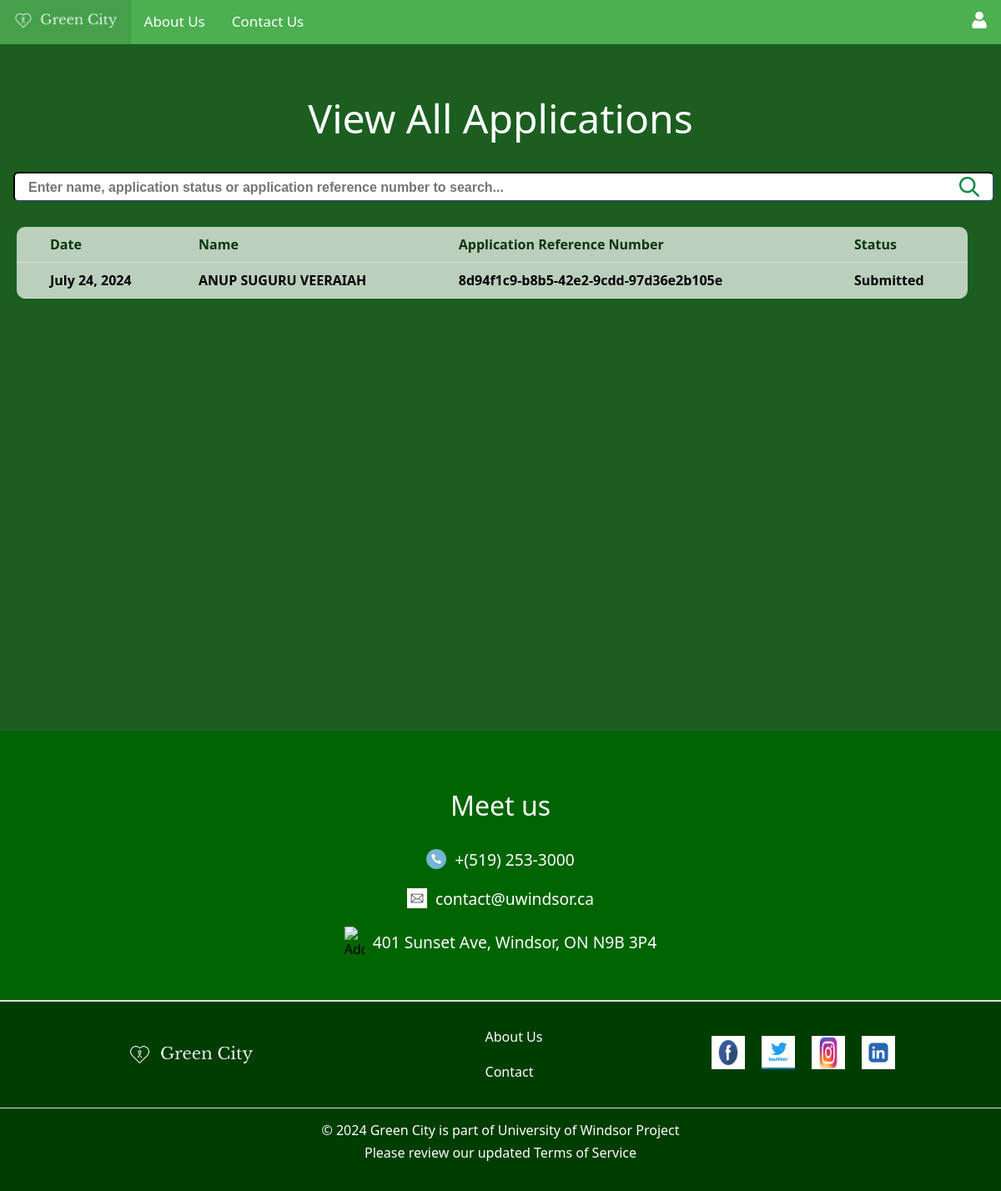
The page /view_all_applications (signed in) on the database as committed earlier.
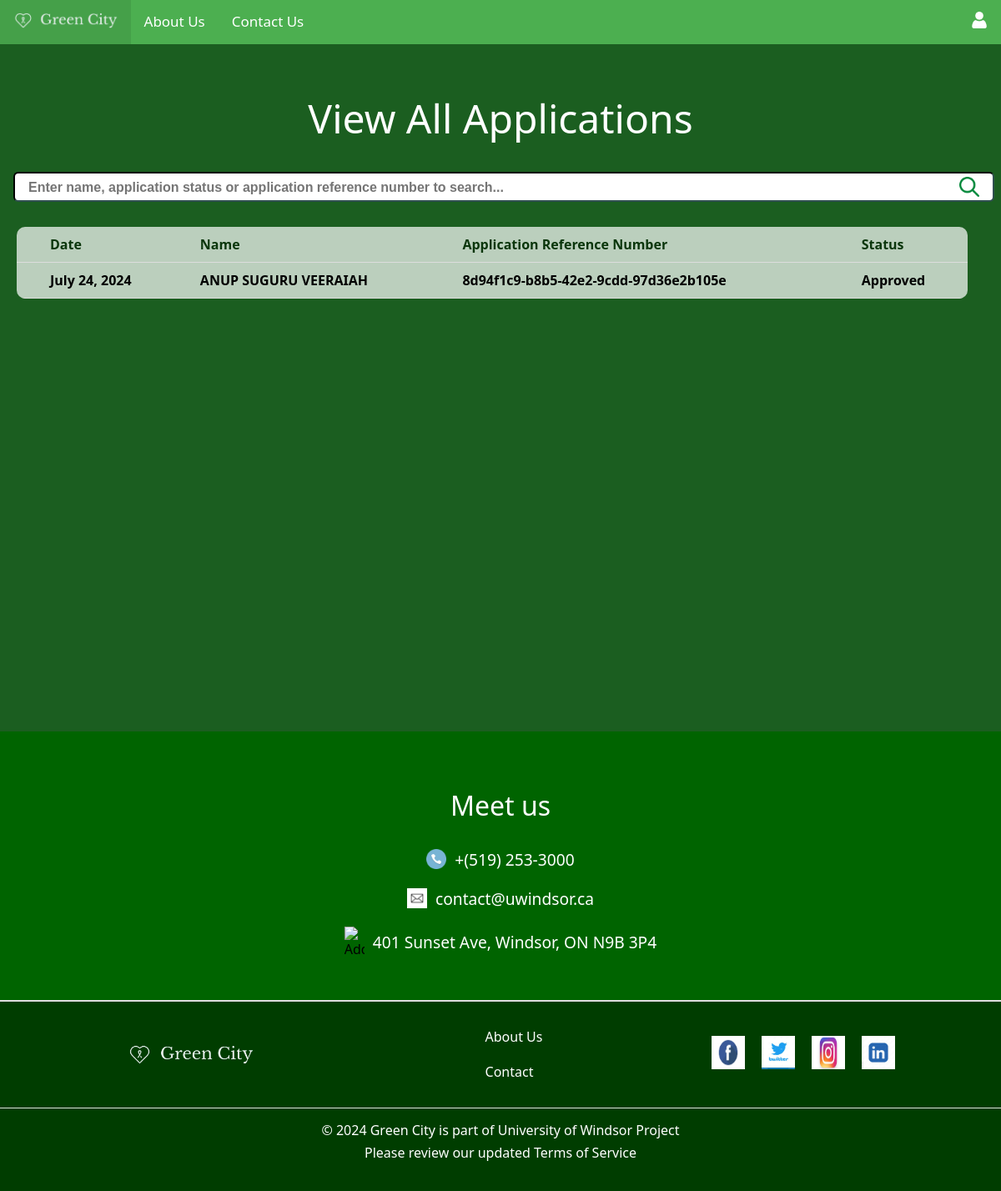
The same page on the database as committed later.
### myapp/models.py (models this page shows, shortened)
class BuildingPermit(models.Model):
    AREA_CHOICES = [
        ('0-0.3', '0<0.3'),
        ('0.3-0.5', '0.3<0.5'),
        ('0.5-0.7', '0.5<0.7'),
        ('0.7+', '>=0.7'),
    ]
    FLOORS_CHOICES = [
        ('1-3', '1-3'),
        ('4-6', '4-6'),
        ('7+', '>=7'),
    ]
    __application_status_options = {
        "submitted": "Submitted",
        "in progress": "In Progress",
        "approved": "Approved",
        "rejected": "Rejected",
        "additional": "Additional Document Required",
    }
    name = models.CharField(max_length=100)
    contact_number = models.CharField(max_length=15)
    mail_id = models.EmailField()
    city = models.CharField(max_length=100)
    province = models.CharField(max_length=100)
    area = models.CharField(max_length=20, choices=AREA_CHOICES)
    floors = models.CharField(max_length=20, choices=FLOORS_CHOICES)
    government_id_proof = models.FileField(upload_to=user_id_proof_path)
    land_purchase_record = models.FileField(upload_to=user_land_records_path)
    trees_required = models.PositiveIntegerField()
    application_number = models.CharField(max_length=50, default=str(uuid.uuid4()))
    application_status = models.CharField(max_length=20, choices=__application_status_options, default="submitted")
    date = models.CharField(max_length=50, default=str(datetime.now().strftime("%B %d, %Y")))
    user_id = models.PositiveIntegerField(default=1)
    usr = models.ForeignKey(CustomUser, on_delete=models.CASCADE)
    additional_document_description = models.CharField(max_length=1000, blank=True, null=True)
    additional_document_1 = models.FileField(upload_to=user_additional_document_1_path, blank=True, null=True)
    additional_document_2 = models.FileField(upload_to=user_additional_records_2_path, blank=True, null=True)

### myapp/views.py (the view, shortened to what this page needs)
# urls.py: path('view_all_applications', views.view_all_applications, name='view_all_applications'),
def view_all_applications(request):
    repository.user_id = request.user.id
    form = SearchForm(request.GET or None)
    results = repository.get_all_building_permits()
    message = ""
    if len(results) == 0:
        message = "No permits found"
    return render(request, 'home/applications/view_all_applications.html',
                  {
                      "form": form,
                      "results": results,
                      'result_count': len(results),
                      'message': message
                  }
                  )

### myapp/forms.py
class SearchForm(forms.Form):
    def __init__(self, *args, **kwargs):
        kwargs.setdefault('label_suffix', '')
        super(SearchForm, self).__init__(*args, **kwargs)
    query = forms.CharField(
        required=True,
        widget=forms.TextInput(
            attrs={
                'class': 'search-form search-input',
                'placeholder': "Enter name, application status or application reference number to search...",
            }
        ),
        label='Search Applications',
    )

### myapp/respository.py (called while the page is built)
    def get_all_building_permits(self) -> list:
        return BuildingPermit.objects.filter(user_id=self.user_id)

### myapp/templates/home/applications/view_all_applications.html (shortened to what this page needs)
{% extends 'base.html' %}
{% load static %}
{% block content %}
    <link rel="stylesheet" href="{% static 'home/applications/applications.css' %}">
    <div class="search-main-container">
        <h1 class="search-title-h1">View All Applications</h1>
        <div class="search-container">
            <form id="searchForm" method="GET" action="{% url 'myapp:view_all_applications' %}">
                {{ form.query }}
            </form>
        </div>
        <div class="result-container">
            {% if result_count != 0 %}
                <div class="search-results">
                    <table>
                        <tr>
                            <th>Date</th>
                            <th>Name</th>
                            <th>Application Reference Number</th>
                            <th>Status</th>
                        </tr>
                        {% for result in results %}
                            <tr class="result-item" data-href="{% url 'myapp:application_details' result.id %}">
                                <td>{{ result.date }}</td>
                                <td>{{ result.name }}</td>
                                <td>{{ result.application_number }}</td>
                                <td>{{ result.get_application_status_display }}</td>
                            </tr>
                        {% endfor %}
                    </table>
                </div>
            {% elif message != "" %}
                <h2 class="no-results"> No Applications Found Please Create A New Application </h2>
            {% endif %}
        </div>
    </div>
{% endblock %}

Rows that differ between the two databases and show on the page:
changed BuildingPermit "ANUP SUGURU VEERAIAH": application_status "Submitted" → "Approved"
